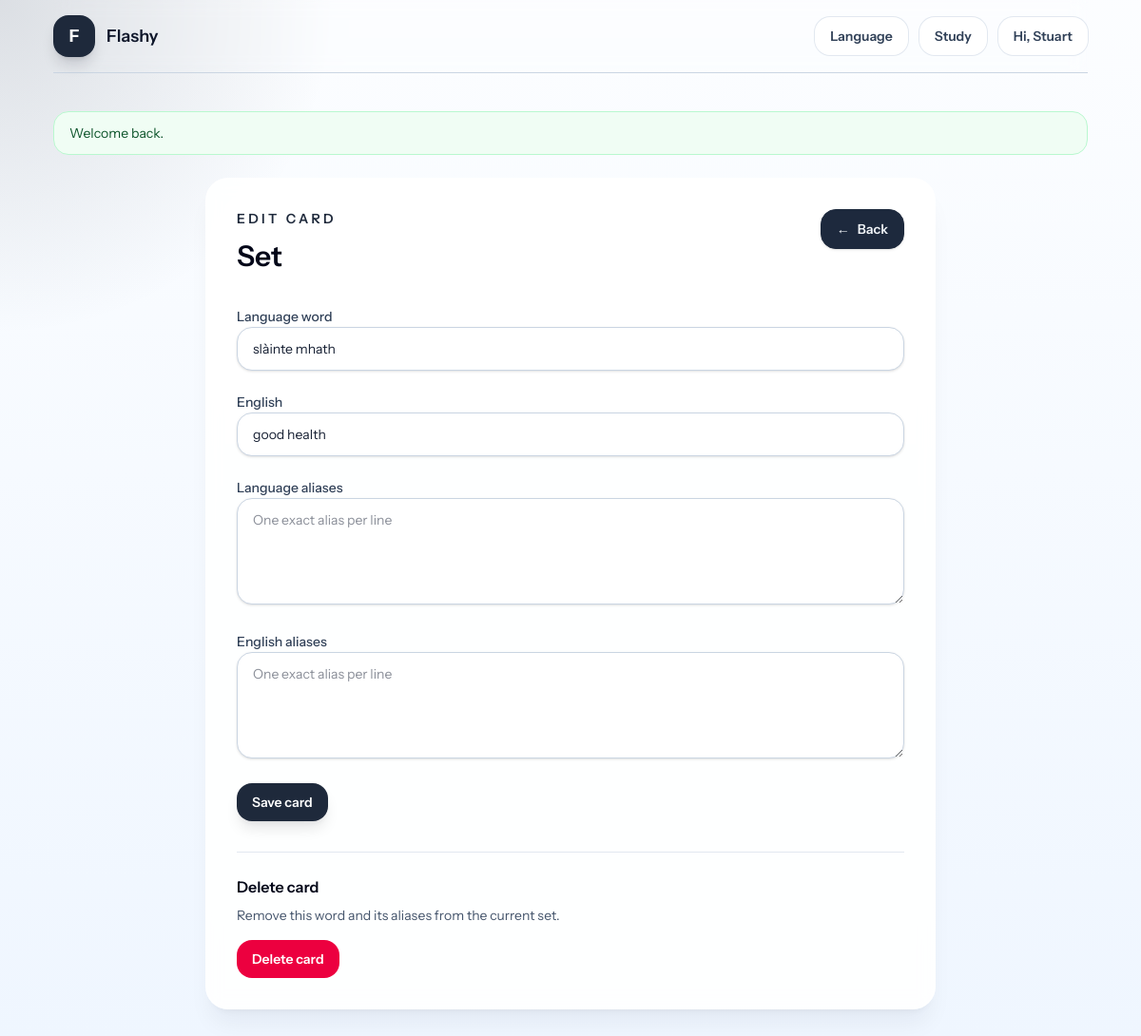
Screenshot of /admin/cards/2/edit (signed in) with the database file from the repository.
### tables this page shows
CREATE TABLE sets (
                id INTEGER PRIMARY KEY AUTOINCREMENT,
                language_id INTEGER,
                name TEXT NOT NULL,
                description TEXT NOT NULL DEFAULT "",
                published INTEGER NOT NULL DEFAULT 1,
                created_at TEXT NOT NULL
            );

CREATE TABLE cards (
                id INTEGER PRIMARY KEY AUTOINCREMENT,
                set_id INTEGER NOT NULL,
                gaidhlig TEXT NOT NULL,
                english TEXT NOT NULL,
                language_aliases TEXT NOT NULL DEFAULT "",
                english_aliases TEXT NOT NULL DEFAULT "",
                created_at TEXT NOT NULL,
                FOREIGN KEY (set_id) REFERENCES sets(id) ON DELETE CASCADE
            );

### app/Core/View.php (called while the page is built, shortened)
<?php
final class View
{
    public static function render(string $template, array $data = []): void
    {
        require base_path('views/layouts/app.php');
    }
}

### app/Controllers/Admin/CardController.php (called while the page is built, shortened)
<?php
final class CardController
{
    public function editForm(int $cardId): void
    {
        $card = $this->cards->find($cardId);
        $set = $this->sets->find((int) $card['set_id']);
        View::render('admin/cards/form', [
            'title' => 'Edit card',
            'set' => $set,
            'card' => $card,
        ]);
    }
}

### app/Repositories/CardRepository.php (called while the page is built, shortened)
<?php
final class CardRepository
{
    public function find(int $id): ?array
    {
        $statement = $this->pdo->prepare('SELECT * FROM cards WHERE id = :id LIMIT 1');
        $statement->execute(['id' => $id]);
        $card = $statement->fetch();
        return $card === false ? null : $card;
    }
}

### app/Repositories/SetRepository.php (called while the page is built, shortened)
<?php
final class SetRepository
{
    public function find(int $id): ?array
    {
        $statement = $this->pdo->prepare(
            'SELECT sets.*, languages.name AS language_name
             FROM sets
             INNER JOIN languages ON languages.id = sets.language_id
             WHERE sets.id = :id
             LIMIT 1'
        );
        $statement->execute(['id' => $id]);
        $set = $statement->fetch();
        return $set === false ? null : $set;
    }
}

### app/helpers.php (called while the page is built, shortened)
<?php
function e(string $value): string
{
    return htmlspecialchars($value, ENT_QUOTES, 'UTF-8');
}

### views/admin/cards/form.php (the view, shortened to what this page needs)
<section class="mx-auto max-w-3xl">
    <div class="panel px-6 py-8 sm:px-8">
        <div class="flex flex-col gap-4 sm:flex-row sm:items-start sm:justify-between">
            <div>
                <p class="text-sm font-semibold uppercase tracking-[0.24em] text-accent">Edit card</p>
                <h1 class="mt-3 text-3xl font-semibold text-slate-950"><?= e($set['name']) ?></h1>
            </div>
            <a class="mb-4 inline-flex w-fit items-center gap-2 rounded-2xl border border-slate-800 bg-slate-800 px-4 py-2.5 text-sm font-semibold text-slate-100 shadow-sm" href="/admin/sets/<?= e((string) $set['id']) ?>/cards">
                <span aria-hidden="true">←</span>
                <span>Back</span>
            </a>
        </div>
        <form method="post" action="/admin/cards/<?= e((string) $card['id']) ?>/edit" class="mt-8 space-y-5">
            <div class="field">
                <label class="label" for="gaidhlig">Language word</label>
                <input id="gaidhlig" name="gaidhlig" type="text" value="<?= e($card['gaidhlig']) ?>" required>
            </div>
            <div class="field">
                <label class="label" for="english">English</label>
                <input id="english" name="english" type="text" value="<?= e($card['english']) ?>" required>
            </div>
            <div class="field">
                <label class="label" for="language_aliases">Language aliases</label>
                <textarea id="language_aliases" name="language_aliases" placeholder="One exact alias per line"><?= e(str_replace('|', "\n", $card['language_aliases'] ?? '')) ?></textarea>
            </div>
            <div class="field">
                <label class="label" for="english_aliases">English aliases</label>
                <textarea id="english_aliases" name="english_aliases" placeholder="One exact alias per line"><?= e(str_replace('|', "\n", $card['english_aliases'] ?? '')) ?></textarea>
            </div>
            <div class="flex flex-col gap-3 sm:flex-row">
                <button class="btn-primary w-full justify-center sm:w-auto" type="submit">Save card</button>
            </div>
        </form>
        <div class="mt-8 border-t border-slate-200 pt-6">
            <h2 class="text-base font-semibold text-slate-950">Delete card</h2>
            <p class="mt-2 text-sm text-slate-600">
                Remove this word and its aliases from the current set.
            </p>
            <form method="post" action="/admin/cards/<?= e((string) $card['id']) ?>/delete" class="mt-4">
                <button class="btn-danger w-full justify-center sm:w-auto" type="submit">Delete card</button>
            </form>
        </div>
    </div>
</section>

### rows the page displays
sets: name "Set"
cards: gaidhlig "slàinte mhath", english "good health"

### other values shown
$userFirstName !== '' ? 'Hi, ' . $userFirstName : (string)$userEmail "Hi, Stuart"
$flash['message'] "Welcome back."
